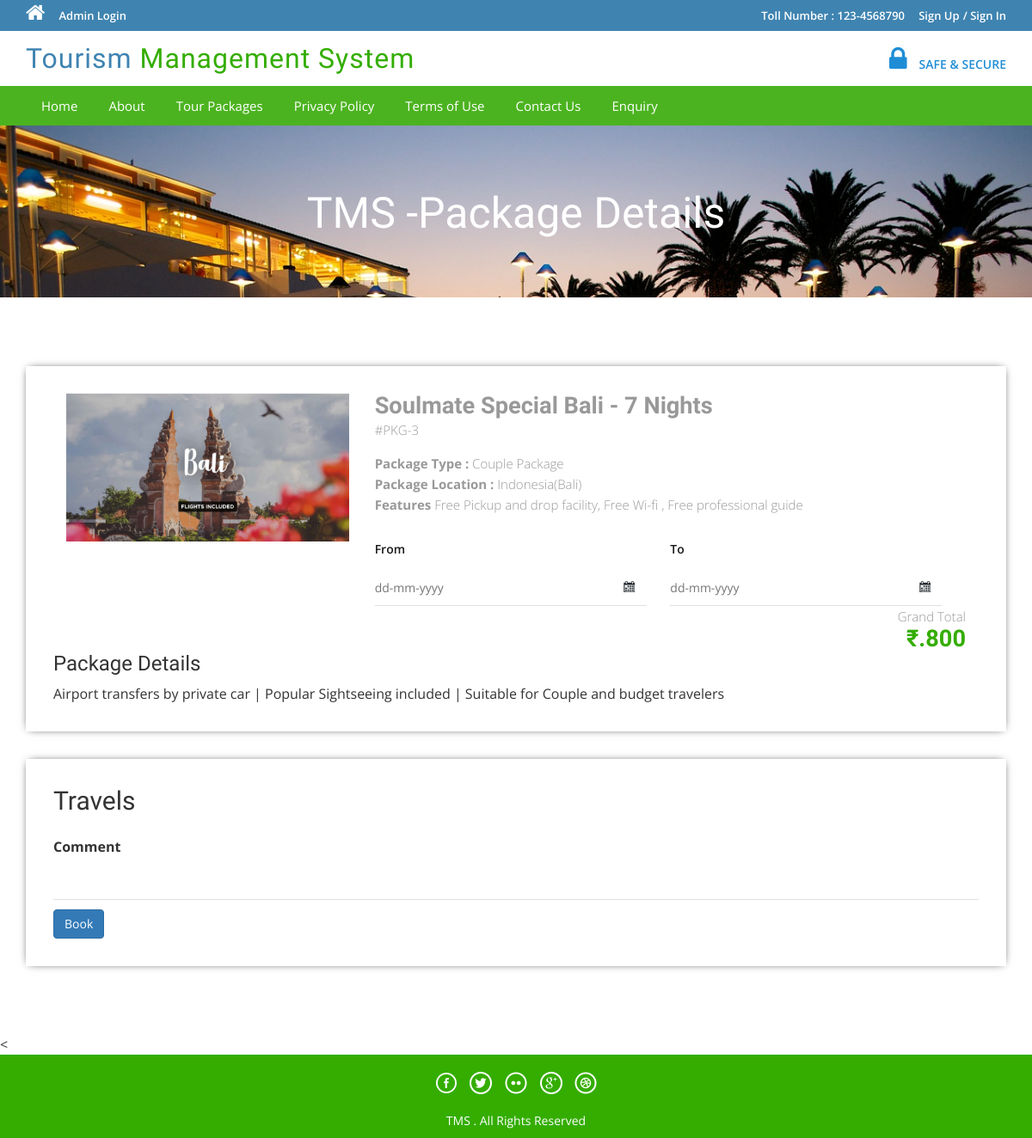
The page /package-details.php?pkgid=3 on the database its author committed.
### tables this page shows
CREATE TABLE `tbltourpackages` (
  `PackageId` int(11) NOT NULL,
  `PackageName` varchar(200) DEFAULT NULL,
  `PackageType` varchar(150) DEFAULT NULL,
  `PackageLocation` varchar(100) DEFAULT NULL,
  `PackagePrice` int(11) DEFAULT NULL,
  `PackageFetures` varchar(255) DEFAULT NULL,
  `PackageDetails` mediumtext DEFAULT NULL,
  `PackageImage` varchar(100) DEFAULT NULL,
  `Creationdate` timestamp NULL DEFAULT current_timestamp(),
  `UpdationDate` timestamp NULL DEFAULT NULL ON UPDATE current_timestamp()
);

### package-details.php (the view, shortened to what this page needs)
<?php
include('includes/config.php');
?>
<!DOCTYPE HTML>
<html>
<head>
<link href="css/bootstrap.css" rel='stylesheet' type='text/css' />
<link href="css/style.css" rel='stylesheet' type='text/css' />
<link href="css/font-awesome.css" rel="stylesheet">
<link href="css/animate.css" rel="stylesheet" type="text/css" media="all">
<link rel="stylesheet" href="css/jquery-ui.css" />
</head>
<body>
<?php include('includes/header.php');?>
<div class="banner-3">
	<div class="container">
		<h1 class="wow zoomIn animated animated" data-wow-delay=".5s" style="visibility: visible; animation-delay: 0.5s; animation-name: zoomIn;"> TMS -Package Details</h1>
	</div>
</div>
<div class="selectroom">
	<div class="container">
<?php
$pid=intval($_GET['pkgid']);
$sql = "SELECT * from tbltourpackages where PackageId=:pid";
$query = $dbh->prepare($sql);
$query -> bindParam(':pid', $pid, PDO::PARAM_STR);
$query->execute();
$results=$query->fetchAll(PDO::FETCH_OBJ);
if($query->rowCount() > 0)
{
foreach($results as $result)
{	?>
<form name="book" method="post">
		<div class="selectroom_top">
			<div class="col-md-4 selectroom_left wow fadeInLeft animated" data-wow-delay=".5s">
				<img src="admin/pacakgeimages/<?php echo htmlentities($result->PackageImage);?>" class="img-responsive" alt="">
			</div>
			<div class="col-md-8 selectroom_right wow fadeInRight animated" data-wow-delay=".5s">
				<h2><?php echo htmlentities($result->PackageName);?></h2>
				<p class="dow">#PKG-<?php echo htmlentities($result->PackageId);?></p>
				<p><b>Package Type :</b> <?php echo htmlentities($result->PackageType);?></p>
				<p><b>Package Location :</b> <?php echo htmlentities($result->PackageLocation);?></p>
					<p><b>Features</b> <?php echo htmlentities($result->PackageFetures);?></p>
					<div class="ban-bottom">
				<div class="bnr-right">
				<label class="inputLabel">From</label>
				<input class="date" id="datepicker" type="text" placeholder="dd-mm-yyyy"  name="fromdate" required="">
			</div>
			<div class="bnr-right">
				<label class="inputLabel">To</label>
				<input class="date" id="datepicker1" type="text" placeholder="dd-mm-yyyy" name="todate" required="">
			</div>
			</div>
				<div class="grand">
					<p>Grand Total</p>
					<h3>₹.800</h3>
				</div>
			</div>
		<h3>Package Details</h3>
				<p style="padding-top: 1%"><?php echo htmlentities($result->PackageDetails);?> </p>
		</div>
		<div class="selectroom_top">
			<h2>Travels</h2>
			<div class="selectroom-info animated wow fadeInUp animated" data-wow-duration="1200ms" data-wow-delay="500ms" style="visibility: visible; animation-duration: 1200ms; animation-delay: 500ms; animation-name: fadeInUp; margin-top: -70px">
				<ul>
					<li class="spe">
						<label class="inputLabel">Comment</label>
						<input class="special" type="text" name="comment" required="">
					</li>
					<?php if($_SESSION['login'])
					{?>
						<li class="spe" align="center">
					<button type="submit" name="submit2" class="btn-primary btn">Book</button>
						</li>
						<?php } else {?>
							<li class="sigi" align="center" style="margin-top: 1%">
							<a href="#" data-toggle="modal" data-target="#myModal4" class="btn-primary btn" > Book</a></li>
							<?php } ?>
				</ul>
			</div>
		</div>
		</form>
<?php }} ?>
	</div>
</div>
<
<?php include('includes/footer.php');?>
</body>
</html>

### css/style.css (style rules this page uses)
html, body { font-size: 100%; background: #fff; font-family: 'Open Sans', sans-serif; }
body a,.grid_1,plan_1,plan_1.one,plan_1.two,i.icon1, i.icon2, i.icon3, i.icon4, i.icon5, i.icon6 { transition:0.5s all; -webkit-transition:0.5s all; -moz-transition:0.5s all; -o-transition:0.5s all; -ms-transition:0.5s all; }
h1,h2,h3,h4,h5,h6 { margin:0; font-family: 'Roboto Condensed', sans-serif; }
p { margin:0; }
ul { margin:0; padding:0; }
label { margin:0; }
.bnr-right input[type="text"] { width: 95%; color: #9E9E9E; outline: none; font-size: 14px; padding: 10px 10px; border: 1px solid #9E9E9E; -webkit-appearance: none; margin-top: 10px; }
.date { background: url(../images/date-icon.png) no-repeat 95.5% 45% #fff; cursor: pointer; }
.ban-top .inputLabel,.ban-bottom .inputLabel { display: block; font-weight: 600; font-size: 14px; margin-bottom: 5px; color: #191919; }
.bnr-right { float: left; width:50%; }
.ban-bottom { margin-top: 30px; }
.banner-3 { background: url(../images/6.jpg)no-repeat; background-size: cover; -webkit-background-size: cover; -o-background-size: cover; -ms-background-size: cover; -moz-background-size: cover; min-height:200px; }
.banner-3 h1 { font-size: 50px; margin-bottom: 40px; padding: 1.5em 0 0; text-align: center; color: #fff; }
.selectroom { padding: 5em 0 3em; }
.selectroom_top { padding: 2em; box-shadow: 0px 0px 10px -4px #000; margin-bottom: 2em; }
.grand { text-align: right; }
.selectroom_right h2 { font-size: 1.7em; color: #999; font-weight: 600; margin: 0; }
.selectroom_right h3 { font-size: 1.7em; font-weight: 600; color:#34ad00; }
p.dow { font-size: 15px; color: #999; font-weight: 300; line-height: 1.8em; margin-bottom:1em; }
.selectroom_right p { font-size: 15px; line-height: 1.6em; font-weight: 300; color: #999; }
.selectroom-info li { display: inline-block; float: left; }
.selectroom input[type="text"] { width: 92%; color: #9E9E9E; outline: none; font-size: 14px; padding: 10px 0px; border: none; border-bottom:1px solid rgba(0,0,0,.12); -webkit-appearance: none; margin-top: 10px; }
.selectroom-info ul { margin-top: 3em; }
li.spe { width: 100%; margin-top: 3em; }
li.spe input[type="text"] { width: 100%; }

### rows shown on the page
tbltourpackages: PackageImage (picture), PackageName "Soulmate Special Bali - 7 Nights", PackageId "3", PackageType "Couple Package", PackageLocation "Indonesia(Bali)", PackageFetures "Free Pickup and drop facility, Free Wi-fi , Free professional guide", PackageDetails "Airport transfers by private car | Popular Sightseeing included | Suitable for Couple and budget travelers"
